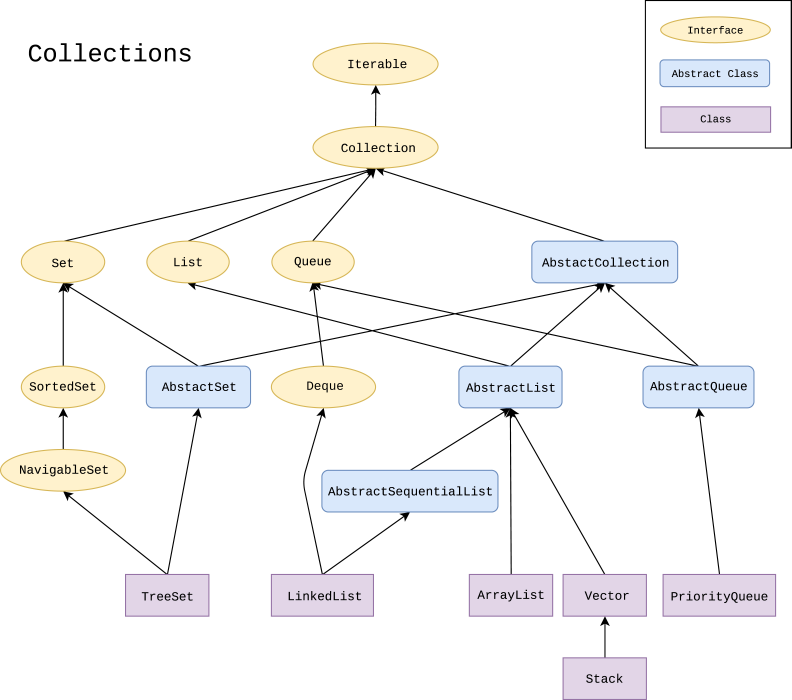
//> input picture 图片/Java.util.Collection_hierarchy.jpg, 3167 x 2800 px (shown at 1/4 size)
$ ./ImageFeatures '../../图片/Java.util.Collection_hierarchy.jpg' '../../图片/Java.util.Map_hierarchy.jpg'   (built with g++ and OpenCV 4, older OpenCV classes emulated)
//> lines starting //> are read from the running program, lines starting //| are printed output that depends on the picture
#include "opencv2/highgui/highgui.hpp"
#include "opencv2/calib3d/calib3d.hpp"
#include "opencv2/imgproc/imgproc.hpp"
#include "opencv2/features2d/features2d.hpp"
#include "opencv2/nonfree/nonfree.hpp"

#include <iostream>

using namespace cv;
using namespace std;

static void help(char** argv)
{
    cout << "\n展示了两张图像之间的特征点提取和匹配方法，并利用RANSAC进行几何校验.\n" << argv[0] << "[image1] [image2]\n" << endl;
}

const string winName = "Correspondences";

enum { NONE_FILTER = 0, CROSS_CHECK_FILTER = 1 };

//简单单向匹配
static void simpleMatching( Ptr<DescriptorMatcher>& descriptorMatcher,
                     const Mat& descriptors1, const Mat& descriptors2,
                     vector<DMatch>& matches12 )
{
    vector<DMatch> matches;
    descriptorMatcher->match( descriptors1, descriptors2, matches12 );
}

//双向匹配，即如果第一张图像中的特征F1，能够在第二张图像中寻找到特征F2与之匹配，表示单向匹配上
//如果同时第二张图像的F2也能在第一张图像中寻找到F1，那么F1和F2实现了双向匹配（准确性更高）
static void crossCheckMatching( Ptr<DescriptorMatcher>& descriptorMatcher,
                         const Mat& descriptors1, const Mat& descriptors2,
                         vector<DMatch>& filteredMatches12, int knn=1 )
{
    filteredMatches12.clear();
    vector<vector<DMatch> > matches12, matches21;
    descriptorMatcher->knnMatch( descriptors1, descriptors2, matches12, knn );
    descriptorMatcher->knnMatch( descriptors2, descriptors1, matches21, knn );
    for( size_t m = 0; m < matches12.size(); m++ )
    {
        bool findCrossCheck = false;
        for( size_t fk = 0; fk < matches12[m].size(); fk++ )
        {
            DMatch forward = matches12[m][fk];

            for( size_t bk = 0; bk < matches21[forward.trainIdx].size(); bk++ )
            {
                DMatch backward = matches21[forward.trainIdx][bk];
                if( backward.trainIdx == forward.queryIdx )
                {
                    filteredMatches12.push_back(forward);
                    findCrossCheck = true;
                    break;
                }
            }
            if( findCrossCheck ) break;
        }
    }
}

int main(int argc, char** argv)
{
    if( argc != 3)
    {
        help(argv);
        return -1;
    }

    cv::initModule_nonfree();

    double ransacReprojThreshold = -1;

    cout << "< 创建特征、描述和匹配类型 ..." << endl;
    Ptr<FeatureDetector> detector = FeatureDetector::create( "SIFT" );
    Ptr<DescriptorExtractor> descriptorExtractor = DescriptorExtractor::create( "SIFT" );
    Ptr<DescriptorMatcher> descriptorMatcher = DescriptorMatcher::create( "BruteForce" );
    int mactherFilterType = CROSS_CHECK_FILTER;

	if( detector.empty() || descriptorExtractor.empty() || descriptorMatcher.empty()  )
    {
        cout << "错误参数" << endl;
        return -1;
    }

    cout << "< 读取图像..." << endl;
    Mat img1 = imread(argv[1]);
//> img1 is the input picture: 2800 rows x 3167 cols, CV_8UC3; mean B, G, R 245.6, 245.7, 246.3
    Mat img2 = imread(argv[2] );
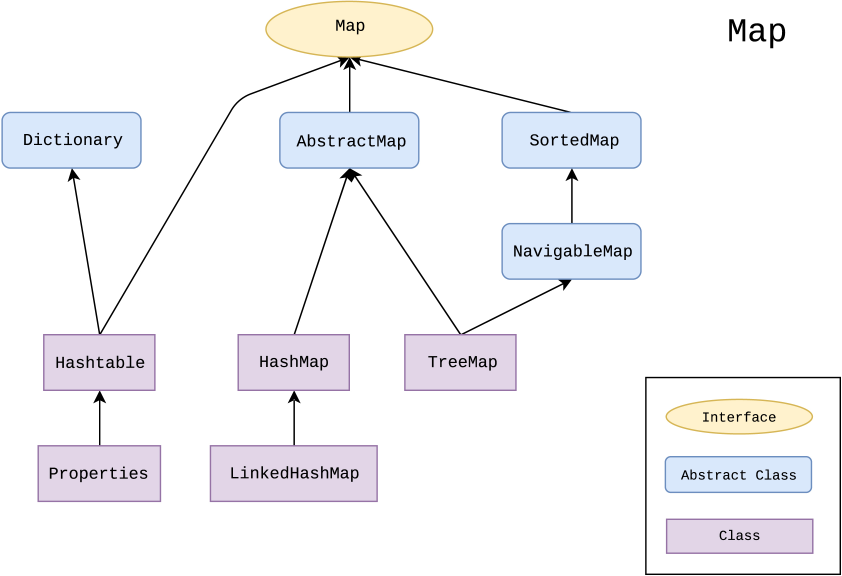
//> input picture 图片/Java.util.Map_hierarchy.jpg, 2525 x 1727 px (shown at 1/3 size)
//> img2 is the input picture: 1727 rows x 2525 cols, CV_8UC3; mean B, G, R 246.3, 244.1, 244.4

	cout << ">" << endl;

    if( img1.empty() || img2.empty())
    {
        cout << "读取错误" << endl;
        return -1;
    }

    cout << endl << "< 提取第一张图像特征点..." << endl;
    vector<KeyPoint> keypoints1;
    detector->detect( img1, keypoints1 );
//> keypoints1 = 2818 keypoints; strongest (x, y, size): (182, 1861, 3.6), (1898, 1947, 3.6), (1778, 1947, 3.6), (2105, 2361, 3.6)
    cout << keypoints1.size() << " points" << endl << ">" << endl;
//| 2818 points
//| >

    cout << "< 计算第一张图像特征点描述..." << endl;
    Mat descriptors1;
    descriptorExtractor->compute( img1, keypoints1, descriptors1 );
    cout << ">" << endl;

	cout << endl << "< 提取第二张图像特征点..." << endl;
    vector<KeyPoint> keypoints2;
    detector->detect( img2, keypoints2 );
//> keypoints2 = 1547 keypoints; strongest (x, y, size): (1644, 735, 3.6), (371, 1402, 3.5), (2256, 80, 7.1), (1052, 524, 24.8)
    cout << keypoints2.size() << " points" << endl << ">" << endl;
//| 1547 points
//| >

    cout << "< 计算第二张图像特征点描述..." << endl;
    Mat descriptors2;
    descriptorExtractor->compute( img2, keypoints2, descriptors2 );
    cout << ">" << endl;

	cout << "< 匹配特征点..." << endl;
    vector<DMatch> filteredMatches;
    switch( mactherFilterType )
    {
    case CROSS_CHECK_FILTER :
        crossCheckMatching( descriptorMatcher, descriptors1, descriptors2, filteredMatches, 1 );
//> in crossCheckMatching, `descriptorMatcher->knnMatch( descriptors1, descriptors2, matches12, kn..`: matches12 = 2818 matches
//> in crossCheckMatching, `descriptorMatcher->knnMatch( descriptors2, descriptors1, matches21, kn..`: matches21 = 1547 matches
//> the loop in crossCheckMatching, `for( size_t m = 0; m < matches12.size(); m++ )` made 2818 passes
//> after the loop in crossCheckMatching, `for( size_t m = 0; m < matches12.size(); m++ )`: filteredMatches12 = 700 matches
//> filteredMatches = 700 matches
        break;
    default :
        simpleMatching( descriptorMatcher, descriptors1, descriptors2, filteredMatches );
    }
    cout << ">" << endl;


	Mat H12;
    vector<int> queryIdxs( filteredMatches.size() ), trainIdxs( filteredMatches.size() );

	if( ransacReprojThreshold >= 0 )
    {
        cout << "< 计算RANSAC投影矩阵..." << endl;

		for( size_t i = 0; i < filteredMatches.size(); i++ )
		{
			queryIdxs[i] = filteredMatches[i].queryIdx;
			trainIdxs[i] = filteredMatches[i].trainIdx;
		}

        vector<Point2f> points1; KeyPoint::convert(keypoints1, points1, queryIdxs);
        vector<Point2f> points2; KeyPoint::convert(keypoints2, points2, trainIdxs);
        H12 = findHomography( Mat(points1), Mat(points2), CV_RANSAC, ransacReprojThreshold );
        cout << ">" << endl;
    }

	Mat drawImg;
    if( !H12.empty() )
    {
		cout << "< 根据RANSAC投影矩阵，过滤错误匹配..." << endl;
        vector<char> matchesMask( filteredMatches.size(), 0 );
        vector<Point2f> points1; KeyPoint::convert(keypoints1, points1, queryIdxs);
        vector<Point2f> points2; KeyPoint::convert(keypoints2, points2, trainIdxs);
        Mat points1t; perspectiveTransform(Mat(points1), points1t, H12);

        double maxInlierDist = ransacReprojThreshold < 0 ? 3 : ransacReprojThreshold;
        for( size_t i1 = 0; i1 < points1.size(); i1++ )
        {
            if( norm(points2[i1] - points1t.at<Point2f>((int)i1,0)) <= maxInlierDist ) // inlier
                matchesMask[i1] = 1;
        }

		cout << "< 显示匹配情况..." << endl;
        drawMatches( img1, keypoints1, img2, keypoints2, filteredMatches, drawImg, CV_RGB(0, 255, 0), CV_RGB(0, 0, 255), matchesMask);
    }
    else
        drawMatches( img1, keypoints1, img2, keypoints2, filteredMatches, drawImg );
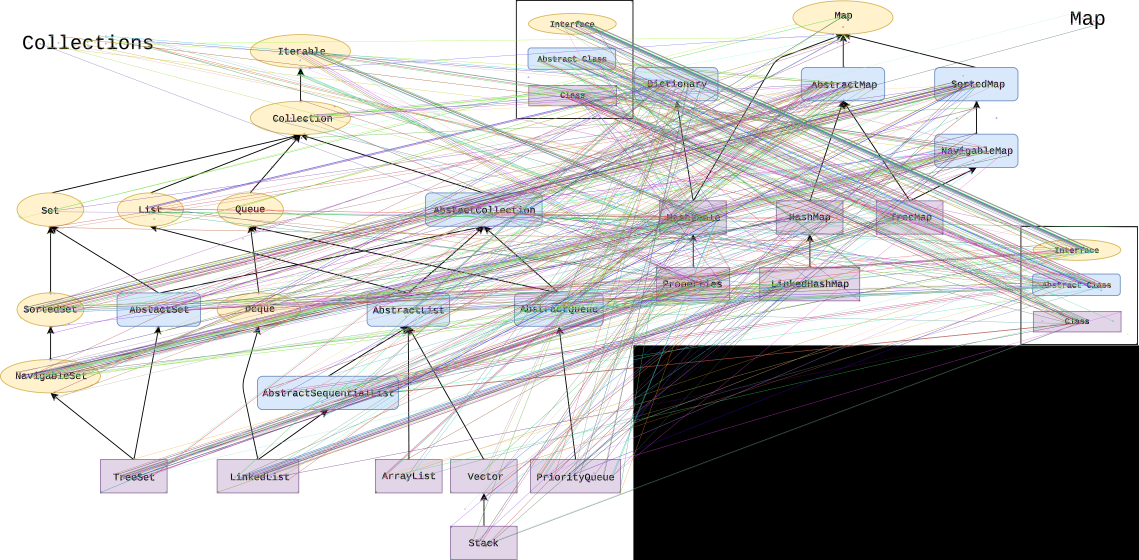
//> drawImg: 2800 rows x 5692 cols, CV_8UC3 (shown at 1/5 size); mean B, G, R 191, 191.1, 191.9

	namedWindow(winName, CV_WINDOW_AUTOSIZE);
	float scale = 0.75f;
	cv::Size newSize = cv::Size(drawImg.cols*scale, drawImg.rows*scale);
//> newSize = Size(4269, 2100)
	resize(drawImg, drawImg, newSize);
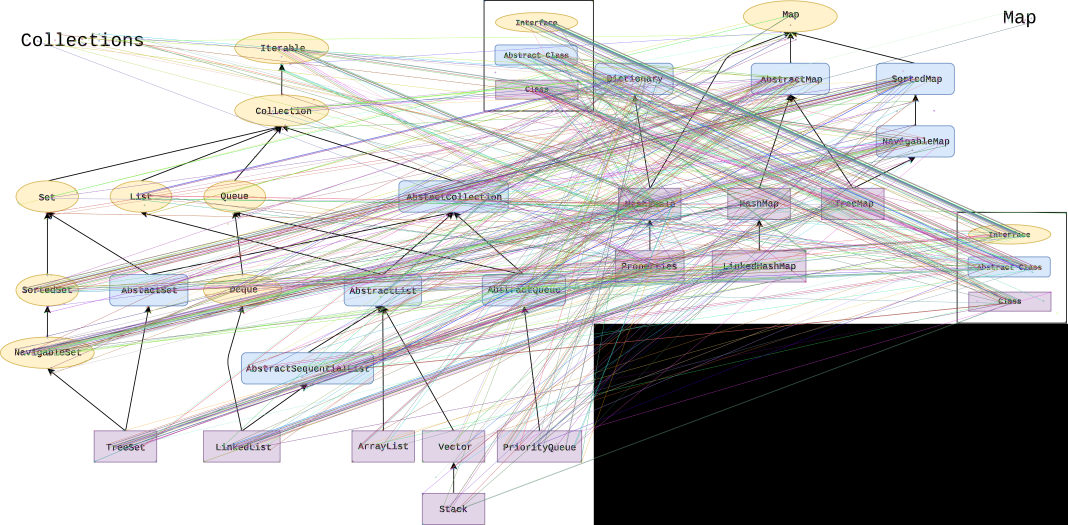
//> drawImg: 2100 rows x 4269 cols, CV_8UC3 (shown at 1/4 size); mean B, G, R 191, 191, 191.9
    imshow( winName, drawImg );
	waitKey();

    return 0;
}
